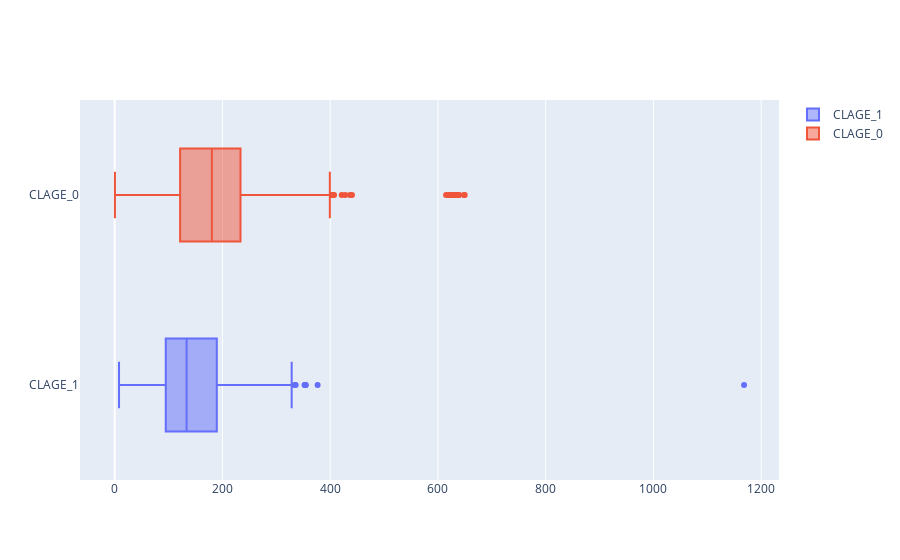

The notebook cell this image was saved under:
### Markdown cell above
# Exercise 2

### Code cell
# Boxplots by response
col = 'CLAGE'

fig = go.Figure()
for val in hmeq['BAD'].unique():
    fig.add_trace(go.Box(x=hmeq.loc[hmeq['BAD']==val, col], name=f'{col}_{val}'))
fig.show()

### Figure 1 — Plotly figure (JSON) as saved in the notebook; plotly's stock layout.template omitted (floating-point values rounded to 4 significant figures; data arrays with more than 128 entries replaced by an {"elided": "..."} marker saying what was removed)
{"data": [{"name": "CLAGE_1", "type": "box", "x": {"elided": "300 float values"}}, {"name": "CLAGE_0", "type": "box", "x": {"elided": "3064 float values"}}], "layout": {}}
